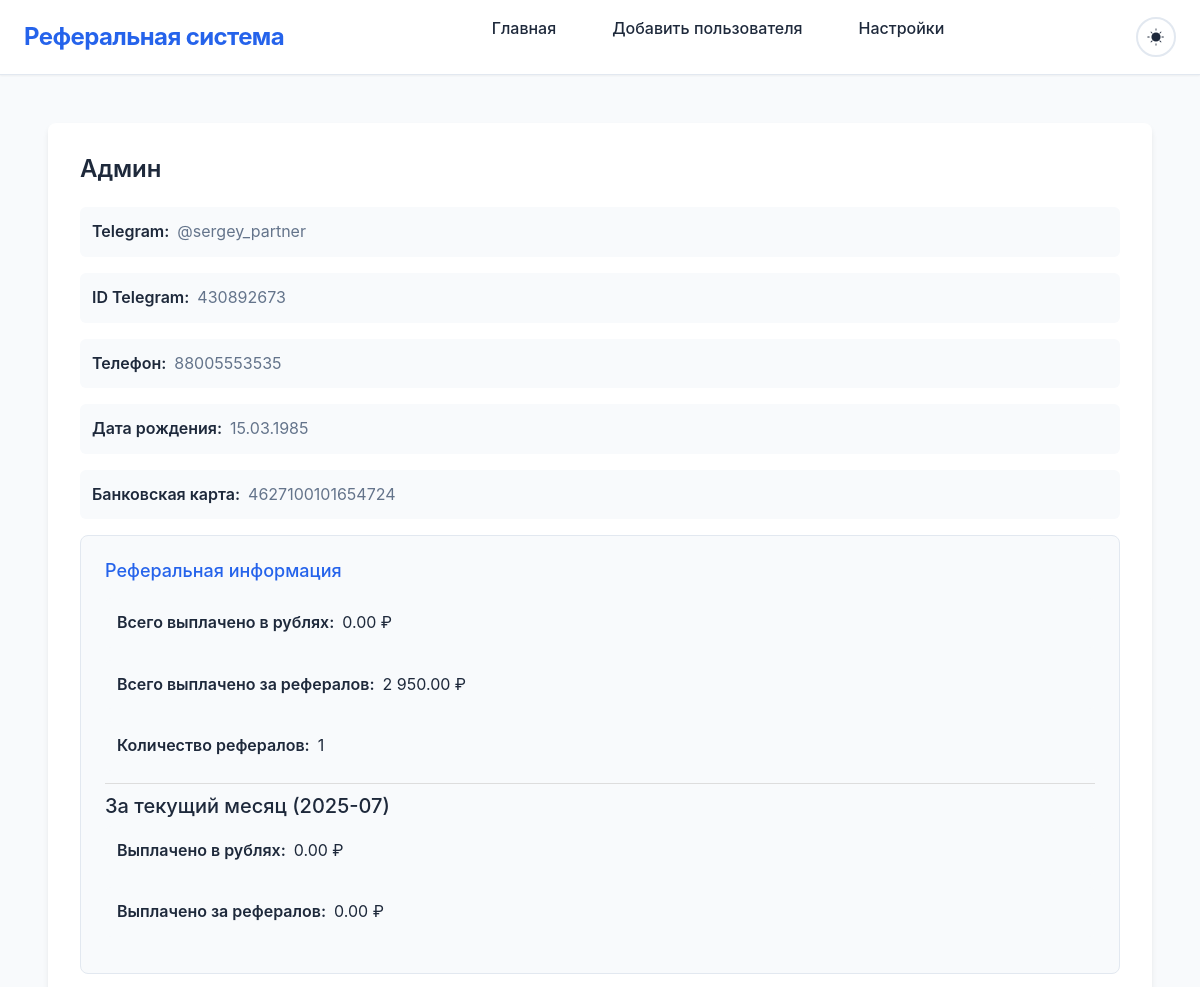
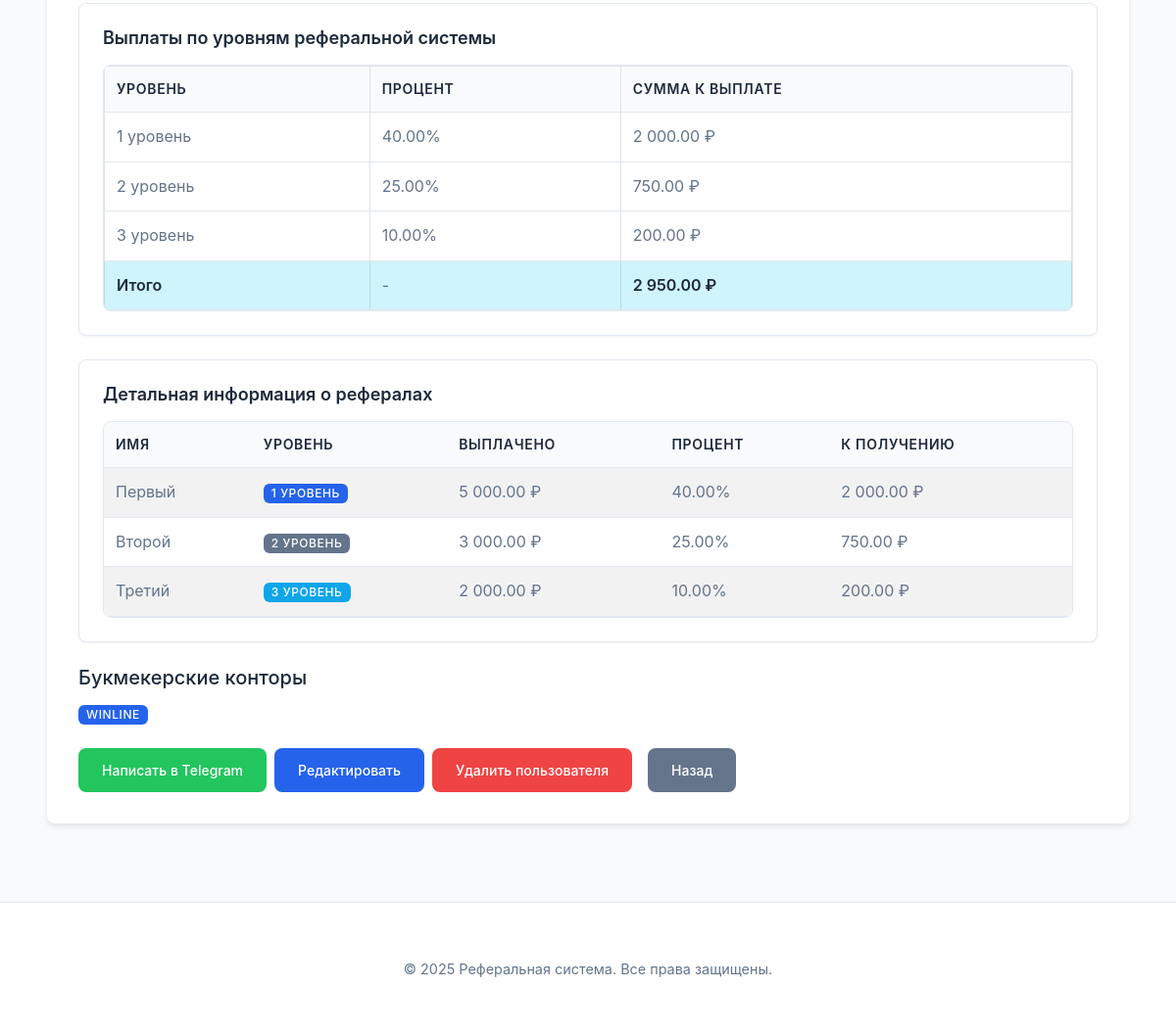
The app's page /user.php?id=24 with its own data (2 pictures, top to bottom).
### tables this page shows
CREATE TABLE `users` (
  `id` int(11) NOT NULL,
  `full_name` varchar(255) NOT NULL,
  `bank_card` text DEFAULT NULL COMMENT 'Зашифрованный номер банковской карты (необязательное поле)',
  `telegram_username` varchar(255) NOT NULL,
  `telegram_id` bigint(20) DEFAULT NULL,
  `phone_number` varchar(20) NOT NULL,
  `birth_date` date NOT NULL,
  `is_affiliate` tinyint(1) DEFAULT 0,
  `created_at` timestamp NOT NULL DEFAULT current_timestamp(),
  `affiliate_id` int(11) DEFAULT NULL,
  `total_paid_amount` decimal(10,2) DEFAULT 0.00 COMMENT 'Всего выплачено в рублях',
  `referral_count` int(11) DEFAULT 0 COMMENT 'Количество рефералов',
  `total_paid_for_referrals` decimal(10,2) DEFAULT 0.00 COMMENT 'Всего выплачено за рефералов',
  `monthly_paid_amount` decimal(10,2) DEFAULT 0.00 COMMENT 'Выплачено в рублях за текущий месяц',
  `monthly_paid_for_referrals` decimal(10,2) DEFAULT 0.00 COMMENT 'Выплачено за рефералов за текущий месяц',
  `payment_month` varchar(7) DEFAULT NULL COMMENT 'Месяц выплат в формате YYYY-MM'
);

CREATE TABLE `bookmakers` (
  `id` int(11) NOT NULL,
  `name` varchar(255) NOT NULL,
  `code` varchar(50) NOT NULL,
  `created_at` timestamp NOT NULL DEFAULT current_timestamp()
);

### test_encryption.php (called while the page is built, shortened)
<?php
function decryptData($encryptedData) {
    $method = "AES-256-CBC";
    $key = substr(hash('sha256', ENCRYPTION_KEY, true), 0, 32);
    $data = base64_decode($encryptedData);
    $iv = substr($data, 0, 16);
    $encrypted = substr($data, 16);
    return openssl_decrypt($encrypted, $method, $key, OPENSSL_RAW_DATA, $iv);
}

### referral_calculator.php (called while the page is built, shortened)
<?php
function getReferralSettings($pdo) {
    try {
        $stmt = $pdo->query("SHOW TABLES LIKE 'referral_settings'");
        $tableExists = $stmt->rowCount() > 0;
        $stmt = $pdo->query("SELECT setting_name, setting_value FROM referral_settings");
        $settings = [];
        while ($row = $stmt->fetch(PDO::FETCH_ASSOC)) {
            $settings[$row['setting_name']] = $row['setting_value'];
        }
        $defaultSettings = [
            'level_1_percent' => 50.00,
            'level_2_percent' => 25.00,
            'level_3_percent' => 10.00
        ];
        return $settings;
    } catch (Exception $e) {
        return [
            'level_1_percent' => 50.00,
            'level_2_percent' => 25.00,
            'level_3_percent' => 10.00
        ];
    }
}
function getReferralsByLevels($pdo, $userId, $maxLevel = 3) {
    $referrals = [];
    $stmt = $pdo->prepare("
        SELECT id, full_name, total_paid_amount
        FROM users
        WHERE affiliate_id = ? AND is_affiliate = 0
    ");
    $stmt->execute([$userId]);
    $level1 = $stmt->fetchAll(PDO::FETCH_ASSOC);
    $referrals[1] = $level1;
    if ($maxLevel >= 2) {
        $level2 = [];
        foreach ($level1 as $ref1) {
            $stmt = $pdo->prepare("
                SELECT id, full_name, total_paid_amount
                FROM users
                WHERE affiliate_id = ? AND is_affiliate = 0
            ");
            $stmt->execute([$ref1['id']]);
            $level2 = array_merge($level2, $stmt->fetchAll(PDO::FETCH_ASSOC));
        }
        $referrals[2] = $level2;
    }
    if ($maxLevel >= 3) {
        $level3 = [];
        foreach ($referrals[2] as $ref2) {
            $stmt = $pdo->prepare("
                SELECT id, full_name, total_paid_amount
                FROM users
                WHERE affiliate_id = ? AND is_affiliate = 0
            ");
            $stmt->execute([$ref2['id']]);
            $level3 = array_merge($level3, $stmt->fetchAll(PDO::FETCH_ASSOC));
        }
        $referrals[3] = $level3;
    }
    return $referrals;
}
function calculateReferralEarnings($pdo, $userId) {
    $settings = getReferralSettings($pdo);
    $referrals = getReferralsByLevels($pdo, $userId, 3);
    $earnings = [
        'level_1' => 0,
        'level_2' => 0,
        'level_3' => 0,
        'total' => 0
    ];
    if (isset($referrals[1])) {
        foreach ($referrals[1] as $referral) {
            $percent = isset($settings['level_1_percent']) ? $settings['level_1_percent'] : 50.00;
            $earnings['level_1'] += $referral['total_paid_amount'] * ($percent / 100);
        }
    }
    if (isset($referrals[2])) {
        foreach ($referrals[2] as $referral) {
            $percent = isset($settings['level_2_percent']) ? $settings['level_2_percent'] : 25.00;
            $earnings['level_2'] += $referral['total_paid_amount'] * ($percent / 100);
        }
    }
    if (isset($referrals[3])) {
        foreach ($referrals[3] as $referral) {
            $percent = isset($settings['level_3_percent']) ? $settings['level_3_percent'] : 10.00;
            $earnings['level_3'] += $referral['total_paid_amount'] * ($percent / 100);
        }
    }
    $earnings['total'] = $earnings['level_1'] + $earnings['level_2'] + $earnings['level_3'];
    return $earnings;
}
function getReferralDetails($pdo, $userId) {
    $settings = getReferralSettings($pdo);
    $referrals = getReferralsByLevels($pdo, $userId, 3);
    $details = [];
    if (isset($referrals[1])) {
        foreach ($referrals[1] as $referral) {
            $percent = isset($settings['level_1_percent']) ? $settings['level_1_percent'] : 50.00;
            $earning = $referral['total_paid_amount'] * ($percent / 100);
            $details[] = [
                'level' => 1,
                'name' => $referral['full_name'],
                'paid_amount' => $referral['total_paid_amount'],
                'earning' => $earning,
                'percent' => $percent
            ];
        }
    }
    if (isset($referrals[2])) {
        foreach ($referrals[2] as $referral) {
            $percent = isset($settings['level_2_percent']) ? $settings['level_2_percent'] : 25.00;
            $earning = $referral['total_paid_amount'] * ($percent / 100);
            $details[] = [
                'level' => 2,
                'name' => $referral['full_name'],
                'paid_amount' => $referral['total_paid_amount'],
                'earning' => $earning,
                'percent' => $percent
            ];
        }
    }
    if (isset($referrals[3])) {
        foreach ($referrals[3] as $referral) {
            $percent = isset($settings['level_3_percent']) ? $settings['level_3_percent'] : 10.00;
            $earning = $referral['total_paid_amount'] * ($percent / 100);
            $details[] = [
                'level' => 3,
                'name' => $referral['full_name'],
                'paid_amount' => $referral['total_paid_amount'],
                'earning' => $earning,
                'percent' => $percent
            ];
        }
    }
    return $details;
}

### user.php (the view, shortened to what this page needs)
<?php
require_once 'includes/database.php';
require_once 'test_encryption.php';
require_once 'referral_calculator.php';
try {
    $stmt = $pdo->prepare("
        SELECT u.*,
               a.full_name as affiliate_name,
               a.telegram_username as affiliate_telegram,
               (SELECT COUNT(*) FROM users WHERE affiliate_id = u.id) as referral_count
        FROM users u
        LEFT JOIN users a ON u.affiliate_id = a.id
        WHERE u.id = ?
    ");
    $stmt->execute([$_GET['id']]);
    $user = $stmt->fetch(PDO::FETCH_ASSOC);
    $stmt = $pdo->prepare("
        SELECT b.*
        FROM bookmakers b
        JOIN user_bookmakers ub ON b.id = ub.bookmaker_id
        WHERE ub.user_id = ?
        ORDER BY b.name
    ");
    $stmt->execute([$_GET['id']]);
    $bookmakers = $stmt->fetchAll(PDO::FETCH_ASSOC);
    $referralSettings = getReferralSettings($pdo);
    $referralEarnings = null;
    if ($user['is_affiliate'] == 1) {
        $referralEarnings = calculateReferralEarnings($pdo, $user['id']);
    }
    $referralDetails = getReferralDetails($pdo, $user['id']);
} catch (Exception $e) {
    die('Ошибка: ' . htmlspecialchars($e->getMessage()));
}
require_once 'includes/header.php';
?>
    <div class="container">
        <div class="user-info">
            <h3><?php echo htmlspecialchars($user['full_name']); ?></h3>
        <div class="user-details">
            <p><strong>Telegram:</strong> <?php echo htmlspecialchars($user['telegram_username']); ?></p>
            <p><strong>ID Telegram:</strong> <?php echo htmlspecialchars($user['telegram_id']); ?></p>
            <p><strong>Телефон:</strong> <?php echo htmlspecialchars($user['phone_number']); ?></p>
            <p><strong>Дата рождения:</strong> <?php echo date('d.m.Y', strtotime($user['birth_date'])); ?></p>
            <p><strong>Банковская карта:</strong> <?php echo htmlspecialchars(decryptData($user['bank_card'])); ?></p>
            <div class="referral-info mt-3">
                <h4>Реферальная информация</h4>
                <p><strong>Всего выплачено в рублях:</strong> <?php echo number_format($user['total_paid_amount'], 2, '.', ' '); ?> ₽</p>
                <p><strong>Всего выплачено за рефералов:</strong> <?php echo number_format($user['total_paid_for_referrals'], 2, '.', ' '); ?> ₽</p>
                <p><strong>Количество рефералов:</strong> <?php echo $user['referral_count']; ?></p>
                <div class="monthly-payments mt-2" style="border-top: 1px solid #ddd; padding-top: 10px;">
                    <h5>За текущий месяц (<?php echo $user['payment_month'] ?: date('Y-m'); ?>)</h5>
                    <p><strong>Выплачено в рублях:</strong> <?php echo number_format($user['monthly_paid_amount'], 2, '.', ' '); ?> ₽</p>
                    <p><strong>Выплачено за рефералов:</strong> <?php echo number_format($user['monthly_paid_for_referrals'], 2, '.', ' '); ?> ₽</p>
                </div>
            </div>
            <?php if ($user['is_affiliate'] == 1 && $referralEarnings): ?>
            <div class="referral-levels-info mt-3">
                <h4>Выплаты по уровням реферальной системы</h4>
                <div class="table-responsive">
                    <table class="table table-bordered">
                        <thead>
                            <tr>
                                <th>Уровень</th>
                                <th>Процент</th>
                                <th>Сумма к выплате</th>
                            </tr>
                        </thead>
                        <tbody>
                            <tr>
                                <td>1 уровень</td>
                                <td><?php echo isset($referralSettings['level_1_percent']) ? $referralSettings['level_1_percent'] : 50.00; ?>%</td>
                                <td><?php echo number_format($referralEarnings['level_1'], 2, '.', ' '); ?> ₽</td>
                            </tr>
                            <tr>
                                <td>2 уровень</td>
                                <td><?php echo isset($referralSettings['level_2_percent']) ? $referralSettings['level_2_percent'] : 25.00; ?>%</td>
                                <td><?php echo number_format($referralEarnings['level_2'], 2, '.', ' '); ?> ₽</td>
                            </tr>
                            <tr>
                                <td>3 уровень</td>
                                <td><?php echo isset($referralSettings['level_3_percent']) ? $referralSettings['level_3_percent'] : 10.00; ?>%</td>
                                <td><?php echo number_format($referralEarnings['level_3'], 2, '.', ' '); ?> ₽</td>
                            </tr>
                            <tr class="table-info">
                                <td><strong>Итого</strong></td>
                                <td>-</td>
                                <td><strong><?php echo number_format($referralEarnings['total'], 2, '.', ' '); ?> ₽</strong></td>
                            </tr>
                        </tbody>
                    </table>
                </div>
            </div>
            <?php endif; ?>
            <?php if (!empty($referralDetails)): ?>
            <div class="referral-details mt-3">
                <h4>Детальная информация о рефералах</h4>
                <div class="table-responsive">
                    <table class="table table-striped">
                        <thead>
                            <tr>
                                <th>Имя</th>
                                <th>Уровень</th>
                                <th>Выплачено</th>
                                <?php if ($user['is_affiliate'] == 1): ?>
                                <th>Процент</th>
                                <th>К получению</th>
                                <?php endif; ?>
                            </tr>
                        </thead>
                        <tbody>
                            <?php foreach ($referralDetails as $detail): ?>
                            <tr>
                                <td><?php echo htmlspecialchars($detail['name']); ?></td>
                                <td>
                                    <span class="badge badge-<?php echo $detail['level'] == 1 ? 'primary' : ($detail['level'] == 2 ? 'secondary' : 'info'); ?>">
                                        <?php echo $detail['level']; ?> уровень
                                    </span>
                                </td>
                                <td><?php echo number_format($detail['paid_amount'], 2, '.', ' '); ?> ₽</td>
                                <?php if ($user['is_affiliate'] == 1): ?>
                                <td><?php echo $detail['percent']; ?>%</td>
                                <td><?php echo number_format($detail['earning'], 2, '.', ' '); ?> ₽</td>
                                <?php endif; ?>
                            </tr>
                            <?php endforeach; ?>
                        </tbody>
                    </table>
                </div>
            </div>
            <?php endif; ?>
        </div>
        <?php if (!empty($bookmakers)): ?>
            <div class="bookmakers-info mt-3">
                <h4>Букмекерские конторы</h4>
                <div class="bookmakers-list">
                    <?php foreach ($bookmakers as $bookmaker): ?>
                        <span class="badge"><?php echo htmlspecialchars($bookmaker['name']); ?></span>
                    <?php endforeach; ?>
                </div>
            </div>
        <?php endif; ?>
        <div class="mt-4" style="display: flex; gap: 0.5rem; flex-wrap: wrap;">
            <?php
            $telegram_link = 'https://t.me/' . ltrim($user['telegram_username'], '@');
            ?>
            <a href="<?php echo $telegram_link; ?>" target="_blank" class="btn btn-success">Написать в Telegram</a>
            <a href="user_form.php?id=<?php echo $user['id']; ?>" class="btn btn-primary">Редактировать</a>
            <button type="button" class="btn btn-danger" onclick="confirmDelete(<?php echo $user['id']; ?>, '<?php echo htmlspecialchars($user['full_name'], ENT_QUOTES); ?>')">
                Удалить пользователя
            </button>
            <a href="index.php" class="btn btn-secondary">Назад</a>
        </div>
    </div>
</div>
<?php require_once 'includes/footer.php'; ?>

### records on screen
users: full_name "Админ", telegram_username "@sergey_partner", telegram "430892673", phone_number "88005553535", birth_date "15.03.1985", bank_card "4627100101654724", total_paid_amount "0.00", total_paid_for_referrals "2 950.00", monthly_paid_amount "0.00", monthly_paid_for_referrals "0.00"
users: full_name "Первый", level "1", total_paid_amount "5 000.00", percent "40.00", earning "2 000.00"
users: full_name "Второй", level "2", total_paid_amount "3 000.00", percent "25.00", earning "750.00"
users: full_name "Третий", level "3", total_paid_amount "2 000.00", percent "10.00", earning "200.00"
bookmakers: name "WINLINE"

### other values on screen
$user['referral_count'] "1"
$referralSettings['level_1_percent'] "40.00"
$referralEarnings['level_1'] "2 000.00"
$referralSettings['level_2_percent'] "25.00"
$referralEarnings['level_2'] "750.00"
$referralSettings['level_3_percent'] "10.00"
$referralEarnings['level_3'] "200.00"
$referralEarnings['total'] "2 950.00"
